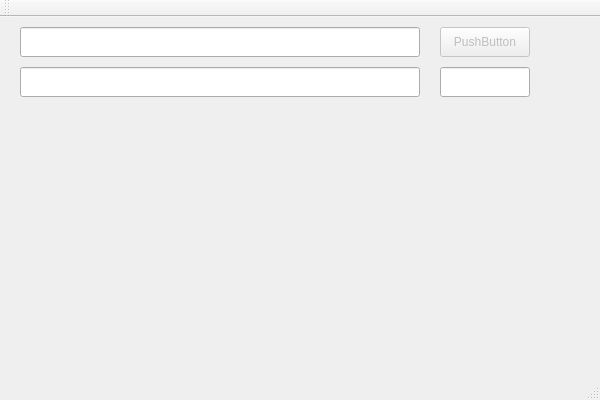
<?xml version="1.0" encoding="UTF-8"?>
<ui version="4.0">
 <class>pre_lzwClass</class>
 <widget class="QMainWindow" name="pre_lzwClass">
  <property name="geometry">
   <rect>
    <x>0</x>
    <y>0</y>
    <width>600</width>
    <height>400</height>
   </rect>
  </property>
  <property name="windowTitle">
   <string>pre_lzw</string>
  </property>
  <widget class="QWidget" name="centralWidget">
   <widget class="QLineEdit" name="lineEdit">
    <property name="geometry">
     <rect>
      <x>20</x>
      <y>10</y>
      <width>400</width>
      <height>30</height>
     </rect>
    </property>
   </widget>
   <widget class="QPushButton" name="pushButton">
    <property name="enabled">
     <bool>false</bool>
    </property>
    <property name="geometry">
     <rect>
      <x>440</x>
      <y>10</y>
      <width>90</width>
      <height>30</height>
     </rect>
    </property>
    <property name="text">
     <string>PushButton</string>
    </property>
   </widget>
   <widget class="QLabel" name="label">
    <property name="geometry">
     <rect>
      <x>20</x>
      <y>99</y>
      <width>500</width>
      <height>221</height>
     </rect>
    </property>
    <property name="text">
     <string/>
    </property>
   </widget>
   <widget class="QLineEdit" name="lineEdit_2">
    <property name="geometry">
     <rect>
      <x>20</x>
      <y>50</y>
      <width>400</width>
      <height>30</height>
     </rect>
    </property>
   </widget>
   <widget class="QLineEdit" name="lineEdit_3">
    <property name="geometry">
     <rect>
      <x>440</x>
      <y>50</y>
      <width>90</width>
      <height>30</height>
     </rect>
    </property>
   </widget>
  </widget>
  <widget class="QMenuBar" name="menuBar">
   <property name="geometry">
    <rect>
     <x>0</x>
     <y>0</y>
     <width>600</width>
     <height>23</height>
    </rect>
   </property>
  </widget>
  <widget class="QToolBar" name="mainToolBar">
   <attribute name="toolBarArea">
    <enum>TopToolBarArea</enum>
   </attribute>
   <attribute name="toolBarBreak">
    <bool>false</bool>
   </attribute>
  </widget>
  <widget class="QStatusBar" name="statusBar"/>
 </widget>
 <layoutdefault spacing="6" margin="11"/>
 <resources>
  <include location="pre_lzw.qrc"/>
 </resources>
 <connections/>
</ui>
